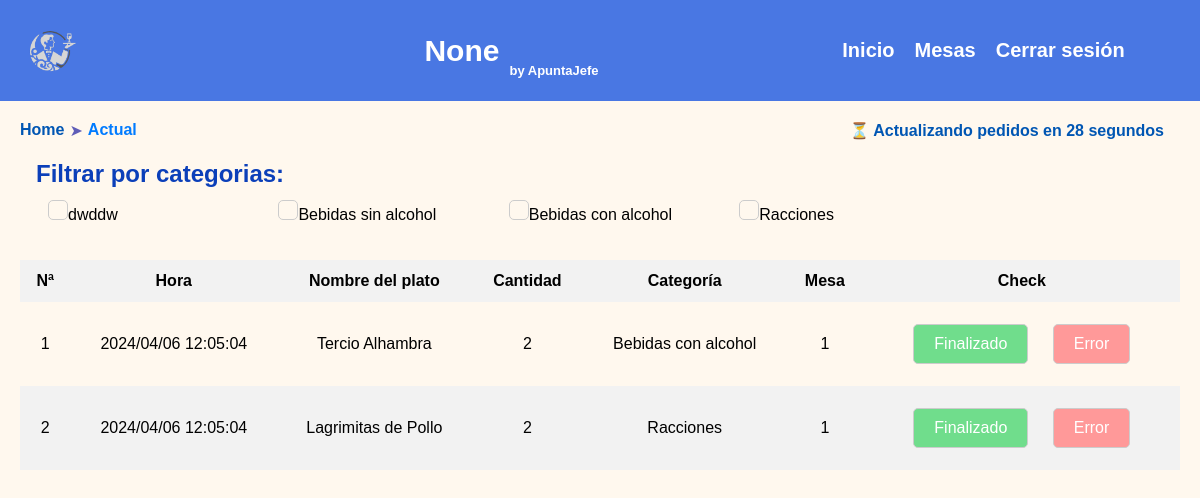
Page /gestion (signed in) on the earlier database version.
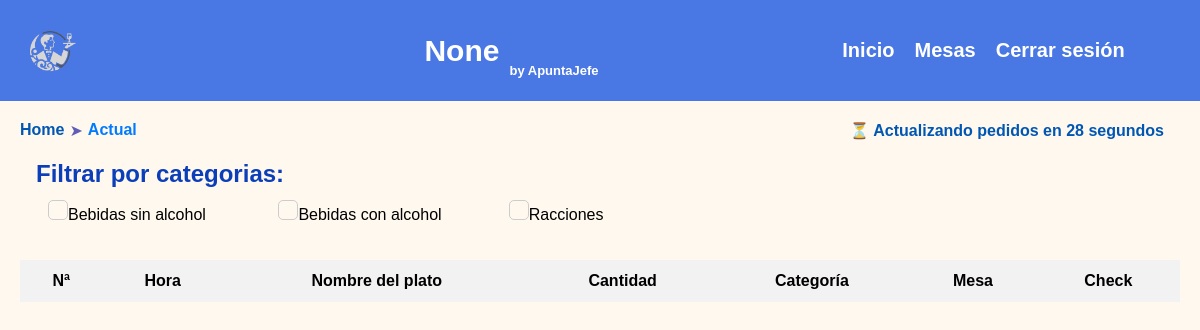
Same page on the later database version.
### tables this page shows
CREATE TABLE seccion (nombre TEXT NOT NULL, usuario TEXT NOT NULL REFERENCES usuario(usuario), carta TEXT NOT NULL REFERENCES cartas(nombre), indice INTEGER NOT NULL, status BOOLEAN, PRIMARY KEY(nombre, usuario, carta));

CREATE TABLE pedidos_activos (id INT AUTO_INCREMENT PRIMARY KEY, usuario VARCHAR(50), mesa INT, plato VARCHAR(50), cantidad INT, precio FLOAT, fecha DATE, estado INT, categoria VARCHAR(50));

### src/services/gestionaAPI.py (the view)
@gestion_routes.route('/gestion', methods=['GET', 'POST'])
def Gestion():
    if 'username' not in session:
        return redirect(url_for('user_routes.login'))
    if request.method == 'POST':
        data = request.get_json()
        estado = data.get('estado')
        marcaPedido(estado, data)
    resultados_serializables, categorias_carta = obtenpedidos(session.get('username'))
    return render_template('gestion.html', pedidos=resultados_serializables, username=session.get('username'), establecimiento=session.get('establecimiento'), categorias=categorias_carta)

### src/database/dbcontroller.py (called while the page is built)
    def connect(self):
        try:
            self.connection = sqlite3.connect(self.db_name)
            self.cursor = self.connection.cursor()
            print("Conexión exitosa a la base de datos")
        except sqlite3.Error as error:
            print("Error al conectar a la base de datos:", error)

    def disconnect(self):
        if self.connection:
            self.cursor.close()
            self.connection.close()
            print("Desconexión exitosa de la base de datos")

    def fetch_data(self, query, params=None):
        try:
            if params:
                self.cursor.execute(query, params)
            else:
                self.cursor.execute(query)
            rows = self.cursor.fetchall()
            print("Datos obtenidos exitosamente")
            return rows
        except sqlite3.DatabaseError as error:
            print("Error al obtener los datos:", error)
            return []

### templates/gestion.html (shortened to what this page needs)
{% extends "base.html" %}
{% block content %}
<main>
    <div class="templaetegrid">
        <div class="breadcrums">
            <a href="{{ base_domain }}/dashboard" class="e1">Home</a>
            <p class="next"> ➤</p> <a href="" class="e2">Actual</a>
        </div>
        <div class="contadorultima">
            <div class="girarota">
                <p id="contadoractualizacion"></p>
            </div>
        </div>
    </div>
    <div class="filtrocate">
        <h2 class="titfiltr">Filtrar por categorias:</h2>
        <div class="seccionesfiltromultiple">
        {% for categoria in categorias %}
        <div class="valuecehc">
        <input type="checkbox" value="{{categoria}}" class="valueCategoría" onchange="filtrado()">{{categoria}}</option>
    </div>
        {% endfor %}
        </div>
    </div>
    <div class="recuadro-tabla">
        <table>
            <thead>
                <tr>
                    <th>Nª </th>
                    <th>Hora</th>
                    <th>Nombre del plato</th>
                    <th>Cantidad</th>
                    <th>Categoría</th>
                    <th>Mesa</th>
                    <th>Check</th>
                </tr>
            </thead>
            <tbody>
                {% for pedido in pedidos %}
                <tr>
                    <td>{{ pedido.id }}</td>
                    <td>{{ pedido.fecha }}</td>
                    <td>{{ pedido.plato }}</td>
                    <td>{{ pedido.cantidad }}</td>
                    <td class="cat-filtadro">{{ pedido.categoria }}</td>
                    <td>{{ pedido.mesa}}</td>
                    <td>
                        <button class="finok" onclick="enviarEstado('{{ pedido.id }}', 'fin')">Finalizado</button>
                        <button class="findis" onclick="enviarEstado('{{ pedido.id }}', 'error')">Error</button>
                    </td>
                </tr>
                {% endfor %}
            </tbody>
        </table>
    </div>
</main>
{% endblock %}

### templates/base.html (shortened to what this page needs)
<!DOCTYPE html>
<html>
<head>
    <link rel="stylesheet" href="{{ url_for('static', filename='css/carta.css') }}">
</head>
<body>
    <header>
        <nav>
            <div class="img-container">
             <img id="logo" src="../static/img/image-removebg-preview.png" alt="">
            </div>
            <div class="empresaName">
                <h1>{{ establecimiento }}</h1>
                <h3 id="subtitulo"> by ApuntaJefe</h3>
            </div>
            <div class="container-submenu">
                <ul id="submenu">
                    <li><a class="submenuenl" href="{{ base_domain }}/dashboard">Inicio</a></li>
                    <li><a class="submenuenl" href="{{ base_domain }}/mesa">Mesas</a></li>
                    <li><a class="submenuenl" href="{{ base_domain }}/cierresesion">Cerrar sesión</a></li>
                </ul>
            </div>
        </nav>
    </header>
    {% block content %}{% endblock %}
</body>
</html>

### static/css/carta.css (style rules this page uses)
* { margin: 0px; padding: 0px; font-family:Verdana, Geneva, Tahoma, sans-serif; }
body { background: #fff8ee; }
header { background-color: rgb(73 119 227); color: white; text-align: center; padding: 10px; font-size: 20px; }
.recuadro-tabla table { width: 100%; border-collapse: collapse; border-spacing: 0; }
.recuadro-tabla td,.recuadro-tabla th { padding: 12px; text-align: center; }
.recuadro-tabla th { background-color: #f2f2f2; }
.recuadro-tabla tr:nth-child(odd) { background-color: #f2f2f2; }
.recuadro-tabla { margin: 10px; padding: 10px; border-radius: 10px; }
input[type="checkbox"] { appearance: none; -webkit-appearance: none; -moz-appearance: none; width: 20px; height: 20px; margin: 0; border: 1px solid #ccc; border-radius: 5px; outline: none; cursor: pointer; }
img#logo { margin: 2%; max-width: 6vw; }
nav { display: grid; grid-template-columns: 20% 45% 35%; }
.img-container { display: flex; justify-content: left; align-items: center; }
.empresaName { display: flex; justify-content: center; align-items: center; }
.container-submenu { display: flex; justify-content: center; align-items: center; }
ul#submenu { display: inline-flex; text-decoration: none; }
ul#submenu li { list-style: none; margin: 0 10px; }
.e1 { text-decoration: none; color: #0056b3; font-weight: 900; }
.e2 { text-decoration: none; color: #007bff; font-weight: 800; }
.next { margin-left: 5px; margin-right: 5px; color: rgb(95 93 183); }
.breadcrums { display: flex; margin: 10px; padding: 10px; }
a.submenuenl { text-decoration: none; color: unset; font-weight: 800; }
#subtitulo { margin-left: 10px; margin-top: 40px; font-size: small; }
h2.titfiltr { margin-left: 3vw; margin-right: 1vw; color: #0b3fb9; }
.templaetegrid { display: grid; grid-template-columns: 49% 49%; grid-column-gap: 2%; }
.girarota { display: flex; justify-content: flex-end; margin-right: 3vw; }
p#contadoractualizacion { font-family: revert; font-size: medium; font-weight: 800; color: #0056b3; }
.contadorultima { display: flex; flex-direction: column; justify-content: center; }
.seccionesfiltromultiple { display: grid; margin-left: 4vw; margin-top: 1vw; grid-template-columns: 1fr 1fr 1fr 1fr 1fr; }
.valuecehc { margin-bottom: 2vh; }

Differences in the rows shown:
removed seccion: nombre "dwddw"
removed pedidos_activos: id "1", fecha "2024/04/06 12:05:04", plato "Tercio Alhambra", cantidad "2", categoria "Bebidas con alcohol", mesa "1"
removed pedidos_activos: id "2", fecha "2024/04/06 12:05:04", plato "Lagrimitas de Pollo", cantidad "2", categoria "Racciones", mesa "1"
